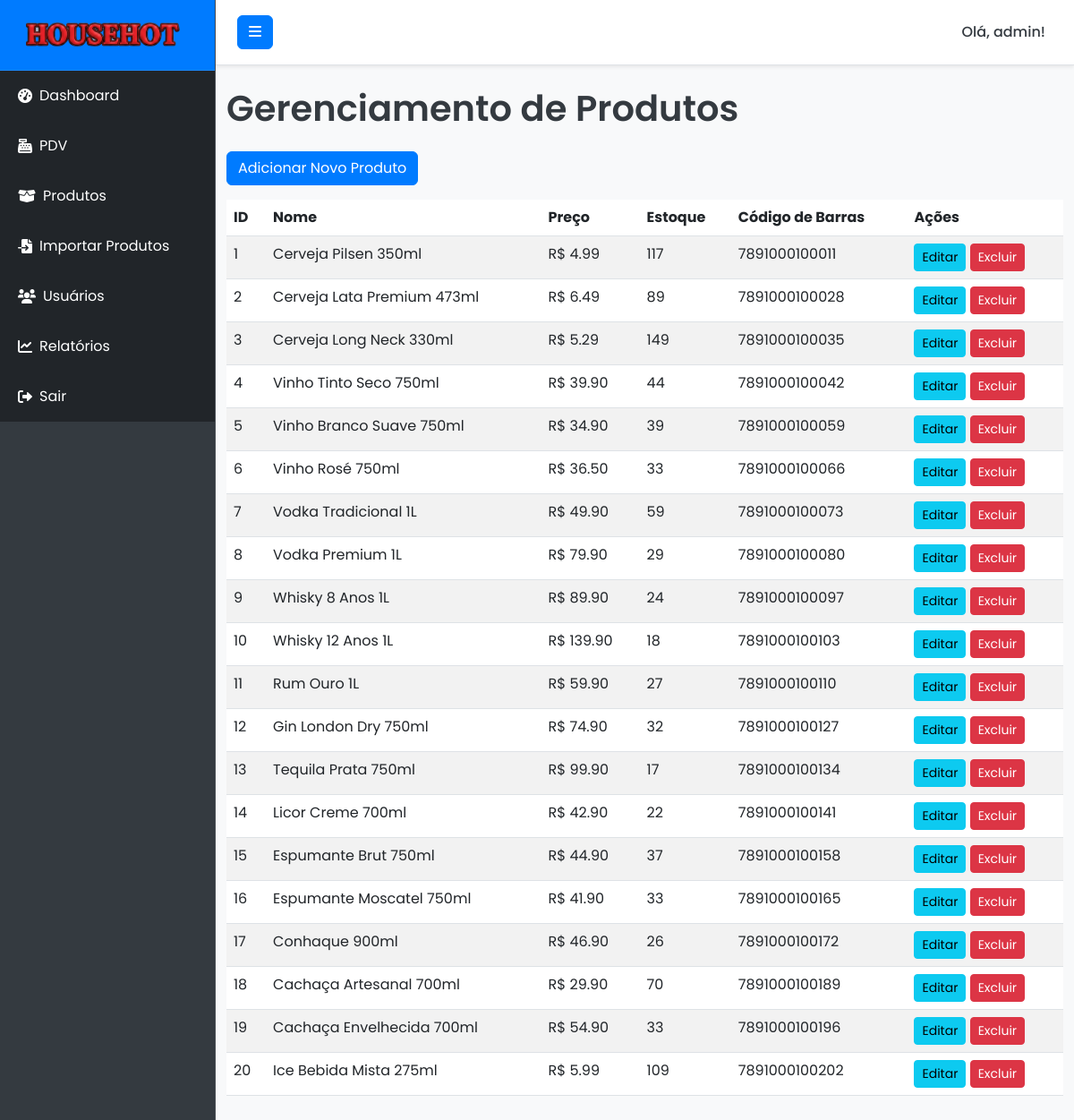
The page /products (signed in) on the database its author committed.
### models.py (models this page shows, shortened)
class User(db.Model, UserMixin):
    id = db.Column(db.Integer, primary_key=True)
    username = db.Column(db.String(64), unique=True, nullable=False)
    email = db.Column(db.String(120), unique=True, nullable=False)
    password_hash = db.Column(db.String(128))
    role = db.Column(db.String(20), default='user') # 'admin' ou 'user'
    sales = db.relationship('Sale', backref='user', lazy=True) # Relacionamento com vendas
    def is_admin(self):
        return self.role == 'admin'

class Product(db.Model):
    id = db.Column(db.Integer, primary_key=True)
    name = db.Column(db.String(100), nullable=False)
    description = db.Column(db.Text, nullable=True)
    price = db.Column(db.Numeric(10, 2), nullable=False)
    stock = db.Column(db.Integer, default=0)
    barcode = db.Column(db.String(100), unique=True, nullable=True) # Código de barras opcional

### routes.py (the view)
@main_bp.route('/products')
@admin_required
def products():
    from models import Product
    products = Product.query.all()
    return render_template('products.html', products=products)

### app.py (called while the page is built)
def create_app():
    app = Flask(__name__, instance_relative_config=True)
    app.config.from_object('config.Config')
    try:
        app.config.from_pyfile('config.py')
    except FileNotFoundError:
        pass
    db.init_app(app)
    login_manager.init_app(app)
    migrate.init_app(app, db) # Inicializa Flask-Migrate com o app e o db
    login_manager.login_view = 'main.login'
    login_manager.login_message_category = 'info'
    login_manager.login_message = 'Por favor, faça login para acessar esta página.'
    @login_manager.user_loader
    def load_user(user_id):
        return User.query.get(int(user_id))
    app.register_blueprint(main_bp)
    return app

### routes.py (called while the page is built)
def admin_required(f):
    @wraps(f)
    @login_required
    def decorated_function(*args, **kwargs):
        from models import User
        if not current_user.is_admin():
            flash('Você não tem permissão para acessar esta página.', 'danger')
            return redirect(url_for('main.dashboard'))
        return f(*args, **kwargs)
    return decorated_function

### templates/products.html (shortened to what this page needs)
{% extends "base.html" %}
{% block content %}
<h1 class="mb-4">Gerenciamento de Produtos</h1>
<a href="{{ url_for('main.add_product') }}" class="btn btn-primary mb-3">Adicionar Novo Produto</a>
<table class="table table-striped table-hover">
    <thead>
        <tr>
            <th>ID</th>
            <th>Nome</th>
            <th>Preço</th>
            <th>Estoque</th>
            <th>Código de Barras</th>
            <th>Ações</th>
        </tr>
    </thead>
    <tbody>
        {% for product in products %}
        <tr>
            <td>{{ product.id }}</td>
            <td>{{ product.name }}</td>
            <td>R$ {{ "%.2f"|format(product.price) }}</td>
            <td>{{ product.stock }}</td>
            <td>{{ product.barcode if product.barcode else 'N/A' }}</td>
            <td>
                <a href="{{ url_for('main.edit_product', product_id=product.id) }}" class="btn btn-sm btn-info">Editar</a>
                <form action="{{ url_for('main.delete_product', product_id=product.id) }}" method="POST" style="display:inline;">
                    <button type="submit" class="btn btn-sm btn-danger" onclick="return confirm('Tem certeza que deseja excluir este produto?');">Excluir</button>
                </form>
            </td>
        </tr>
        {% else %}
        <tr>
            <td colspan="6" class="text-center">Nenhum produto cadastrado.</td>
        </tr>
        {% endfor %}
    </tbody>
</table>
{% endblock %}

### templates/base.html (shortened to what this page needs)
<!DOCTYPE html>
<html lang="pt-br">
<head>
    <link href="https://cdn.jsdelivr.net/npm/bootstrap@5.3.0/dist/css/bootstrap.min.css" rel="stylesheet">
    <link rel="stylesheet" href="https://cdnjs.cloudflare.com/ajax/libs/font-awesome/6.0.0-beta3/css/all.min.css">
    <link rel="stylesheet" href="{{ url_for('static', filename='css/style.css') }}">
</head>
<body>
    <div class="d-flex" id="wrapper">
        <div class="bg-dark border-right" id="sidebar-wrapper">
            <div class="sidebar-heading text-white text-center py-4 fs-4 fw-bold">
                <img src="{{ url_for('static', filename='img/logo.png') }}" alt="Logo" class="me-2" style="height: 30px;">
            </div>
            <div class="list-group list-group-flush">
                <a href="{{ url_for('main.dashboard') }}" class="list-group-item list-group-item-action bg-dark text-white">
                    <i class="fas fa-tachometer-alt me-2"></i> Dashboard
                </a>
                <a href="{{ url_for('main.pdv') }}" class="list-group-item list-group-item-action bg-dark text-white">
                    <i class="fas fa-cash-register me-2"></i> PDV
                </a>
                {% if current_user.is_authenticated and current_user.is_admin() %}
                <a href="{{ url_for('main.products') }}" class="list-group-item list-group-item-action bg-dark text-white">
                    <i class="fas fa-box-open me-2"></i> Produtos
                </a>
                <a href="{{ url_for('main.import_products') }}" class="list-group-item list-group-item-action bg-dark text-white">
                    <i class="fas fa-file-import me-2"></i> Importar Produtos
                </a>
                <a href="{{ url_for('main.users') }}" class="list-group-item list-group-item-action bg-dark text-white">
                    <i class="fas fa-users me-2"></i> Usuários
                </a>
                <a href="{{ url_for('main.reports') }}" class="list-group-item list-group-item-action bg-dark text-white">
                    <i class="fas fa-chart-line me-2"></i> Relatórios
                </a>
                {% endif %}
                <a href="{{ url_for('main.logout') }}" class="list-group-item list-group-item-action bg-dark text-white">
                    <i class="fas fa-sign-out-alt me-2"></i> Sair
                </a>
            </div>
        </div>
        <div id="page-content-wrapper">
            <nav class="navbar navbar-expand-lg navbar-light bg-light border-bottom">
                <button class="btn btn-primary" id="menu-toggle">
                    <i class="fas fa-bars"></i>
                </button>
                <div class="collapse navbar-collapse" id="navbarSupportedContent">
                    <ul class="navbar-nav ms-auto mt-2 mt-lg-0">
                        <li class="nav-item active">
                            <a class="nav-link" href="#">Olá, {{ current_user.username }}!</a>
                        </li>
                    </ul>
                </div>
            </nav>
            <div class="container-fluid py-4">
                {% block content %}{% endblock %}
            </div>
        </div>
    </div>
</body>
</html>

### static/css/style.css (style rules this page uses)
:root { --primary-color: #007bff; --secondary-color: #28a745; --info-color: #17a2b8; --warning-color: #ffc107; --danger-color: #dc3545; --background-light: #f8f9fa; --text-dark: #343a40; --text-light: #ffffff; --sidebar-bg: #343a40; --sidebar-link-hover: #0056b3; --sidebar-header-bg: var(--primary-color); --navbar-bg: #ffffff; --navbar-border-bottom: #e0e0e0; --card-bg: #ffffff; --card-shadow: 0 0.125rem 0.25rem rgba(0, 0, 0, 0.075); --login-bg-gradient-start: #007bff; --login-bg-gradient-end: #0056b3; --login-card-bg: rgba(255, 255, 255, 0.95); --login-card-shadow: 0 10px 25px rgba(0, 0, 0, 0.2); }
body { font-family: 'Poppins', sans-serif; background-color: var(--background-light); color: var(--text-dark); overflow-x: hidden; margin: 0; }
h1, h2, h3, h4, h5, h6 { color: var(--text-dark); font-weight: 600; }
#wrapper { display: flex; }
#sidebar-wrapper { min-height: 100vh; margin-left: -15rem; transition: margin .25s ease-out; background-color: var(--sidebar-bg) !important; border-right: 1px solid rgba(255, 255, 255, 0.1); }
#sidebar-wrapper .sidebar-heading { padding: 1.5rem 1.25rem; font-size: 1.2rem; color: var(--text-light); background-color: var(--sidebar-header-bg); border-bottom: 1px solid rgba(255, 255, 255, 0.1); display: flex; align-items: center; justify-content: center; }
#sidebar-wrapper .sidebar-heading img { height: 30px; margin-right: 10px; }
#sidebar-wrapper .list-group { width: 15rem; }
#sidebar-wrapper .list-group-item { border: none; padding: 1rem 1.25rem; color: rgba(255, 255, 255, 0.7); background-color: transparent; transition: background-color 0.3s ease, color 0.3s ease; display: flex; align-items: center; }
#sidebar-wrapper .list-group-item i { margin-right: 10px; }
#page-content-wrapper { min-width: 100vw; }
@media (min-width: 768px) { #sidebar-wrapper { margin-left: 0; } }
@media (min-width: 768px) { #page-content-wrapper { min-width: 0; width: 100%; } }
.navbar { padding: 1rem 1.5rem; background-color: var(--navbar-bg) !important; border-bottom: 1px solid var(--navbar-border-bottom); box-shadow: var(--card-shadow); }
.navbar .btn-primary { background-color: var(--primary-color); border-color: var(--primary-color); color: var(--text-light); }
.navbar-nav .nav-link { color: var(--text-dark); font-weight: 500; }
.btn-primary { background-color: var(--primary-color); border-color: var(--primary-color); color: var(--text-light); }
.btn-danger { background-color: var(--danger-color); border-color: var(--danger-color); color: var(--text-light); }

### rows shown on the page
User: username "admin"
Product: id "1", name "Cerveja Pilsen 350ml", price "4.99", stock "117", barcode "7891000100011"
Product: id "2", name "Cerveja Lata Premium 473ml", price "6.49", stock "89", barcode "7891000100028"
Product: id "3", name "Cerveja Long Neck 330ml", price "5.29", stock "149", barcode "7891000100035"
Product: id "4", name "Vinho Tinto Seco 750ml", price "39.90", stock "44", barcode "7891000100042"
Product: id "5", name "Vinho Branco Suave 750ml", price "34.90", stock "39", barcode "7891000100059"
Product: id "6", name "Vinho Rosé 750ml", price "36.50", stock "33", barcode "7891000100066"
Product: id "7", name "Vodka Tradicional 1L", price "49.90", stock "59", barcode "7891000100073"
Product: id "8", name "Vodka Premium 1L", price "79.90", stock "29", barcode "7891000100080"
Product: id "9", name "Whisky 8 Anos 1L", price "89.90", stock "24", barcode "7891000100097"
Product: id "10", name "Whisky 12 Anos 1L", price "139.90", stock "18", barcode "7891000100103"
Product: id "11", name "Rum Ouro 1L", price "59.90", stock "27", barcode "7891000100110"
Product: id "12", name "Gin London Dry 750ml", price "74.90", stock "32", barcode "7891000100127"
Product: id "13", name "Tequila Prata 750ml", price "99.90", stock "17", barcode "7891000100134"
Product: id "14", name "Licor Creme 700ml", price "42.90", stock "22", barcode "7891000100141"
Product: id "15", name "Espumante Brut 750ml", price "44.90", stock "37", barcode "7891000100158"
Product: id "16", name "Espumante Moscatel 750ml", price "41.90", stock "33", barcode "7891000100165"
Product: id "17", name "Conhaque 900ml", price "46.90", stock "26", barcode "7891000100172"
Product: id "18", name "Cachaça Artesanal 700ml", price "29.90", stock "70", barcode "7891000100189"
Product: id "19", name "Cachaça Envelhecida 700ml", price "54.90", stock "33", barcode "7891000100196"
Product: id "20", name "Ice Bebida Mista 275ml", price "5.99", stock "109", barcode "7891000100202"
